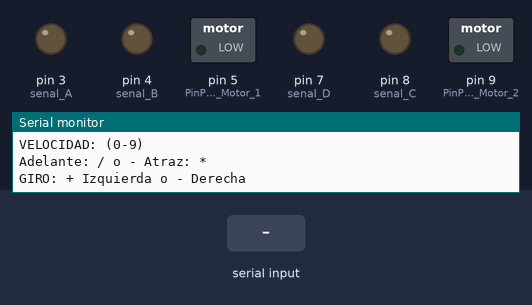
A sketch run on a simulated Arduino Uno, built with avr-gcc and run on an emulated ATmega328P. Shown: switched loads named in the sketch (green lamp = pin HIGH), output pins drawn as LEDs (lit = HIGH), the last lines printed to the serial monitor. Inputs (shaded band) come from the test bench.

Above: at 6.2 s.
6.3 s: "+\n" received over Serial
At 7.0 s:
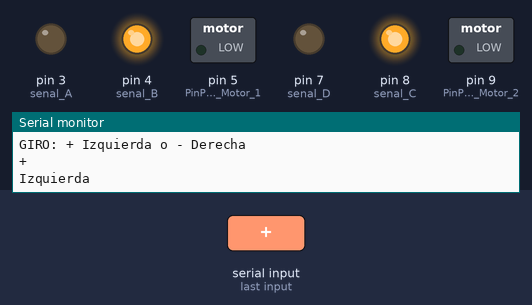
7.8 s: byte 47 ('/') received over Serial
At 8.1 s:
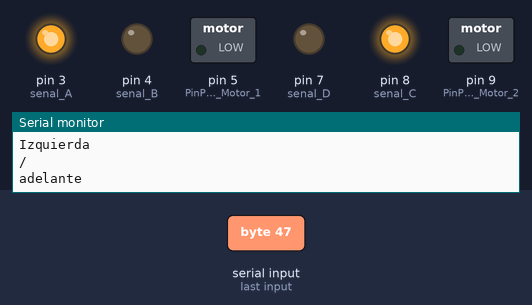
9.3 s: byte 42 ('*') received over Serial
At 10.5 s:
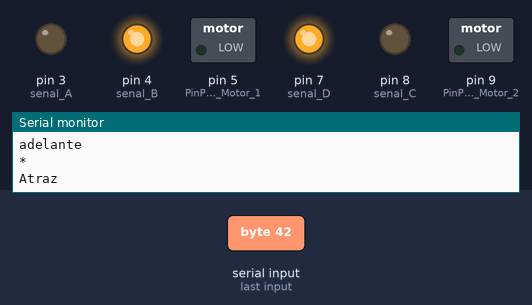
10.8 s: "1\n" received over Serial
At 11.6 s:
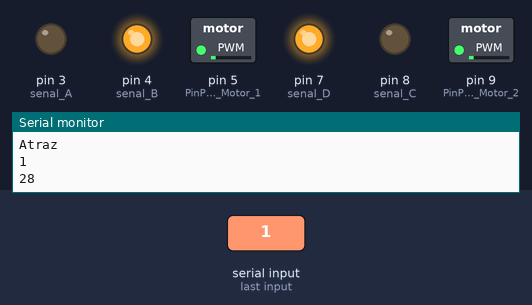
12.3 s: byte 45 ('-') received over Serial
At 12.7 s:
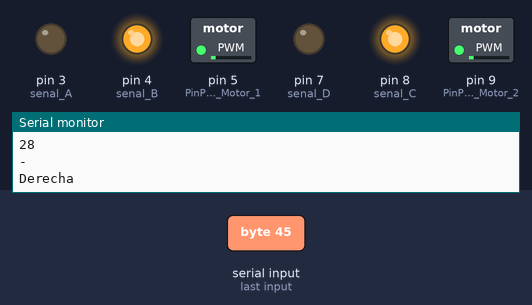
13.8 s: "/\n" received over Serial
At 15.1 s:
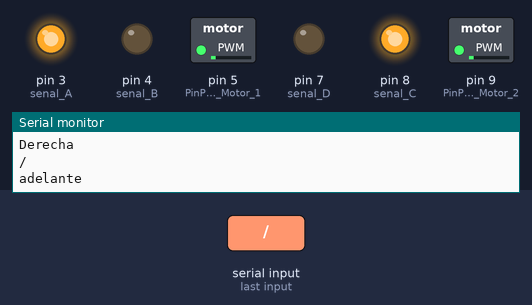
Timing chart, 0 to 16.3 s (numbered marks = the images above; inputs shaded):
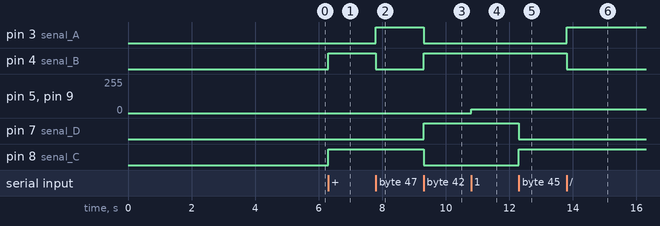

The sketch:

Motores_DC_02_L293D.ino
```cpp
/*                                     +  -                                         +  -
                                       *  *    *  *  *  *  *       *  *  *  *  *    *  *
                                       *  *    *  *  *  *  *       *  *  +-----+    *  *
                                       *  * +----[PWR]-------------------| USB |--+ *  *
                                       *  * |                            +-----+  | *  *
                                       *  * |         GND/RST2  [ ][ ]            | *  *
                                       *  * |       MOSI2/SCK2  [ ][ ]  A5/SCL[ ] | *  *
                                       *  * |          5V/MISO2 [ ][ ]  A4/SDA[ ] | *  *
                                       *  * |                             AREF[ ] | *  *
                                       *  * |                              GND[ ] | *  *
                                       *  * | [ ]N/C                    SCK/13[ ] | *  *
                                       *  * | [ ]IOREF                 MISO/12[ ] | *  *
                                       *  * | [ ]RST                   MOSI/11[ ] | *  *
                                       *  * | [ ]3V3    +---+               10[ ] | *  *
                                       0------[0]5v    -| A |-               9[0]~-------------------------------------\
                                       *  * | [ ]GND   -| R |-               8[0]-------------------------------------\ |
                                       *  0---[0]GND   -| D |-                    | *  *                               ||
                                       *  * | [ ]Vin   -| U |-               7[0]~------------------------------------\||
                                       *  * |          -| I |-               6[ ] | *  *                              |||
                                       *  * | [ ]A0    -| N |-               5[0]~----------------------------------\ |||
                                       *  * | [ ]A1    -| O |-               4[0]----------------------------------\ ||||
                                       *  * | [ ]A2     +---+           INT1/3[0]---------------------------------\ |||||
                                       *  * | [ ]A3                     INT0/2[ ] | *  *                           ||||||
                                       *  * | [ ]A4/SDA   RST SCK MISO    TX>1[ ] | *  *                           ||||||
                                       *  * | [ ]A5/SCL   [ ] [ ] [ ]     RX<0[ ] | *  *                           ||||||
                                       *  * |             [ ] [ ] [ ]             | *  *                           ||||||
                                       *  * |  UNO_R3     GND MOSI 5V ____________/ *  *                           ||||||
                                       *  * \________________________/              *  *                           ||||||
                                                                                                                   ||||||
                                       *  *    *  *  *  *  *       *  *  *  *  *    *  *                           ||||||
                                                                                                                   ||||||
                                       *  *    *  *  *  *  *       *  *  *  *  *    *  *                           ||||||
                                                                                                                   ||||||
        /----------------------------------------------------------------------------------------------------------///|||
       //----------------------------------------------------------------------------------------------------------// |||
      ///----------------------------------------------------------------------------------------------------------/  |||
     ///                                                                                                              |||
    ///                                *  *    *  *  *  *  *       *  *  *  *  *    *  *                              |||
   ///                                                                                                                |||
  |||                                  *  *    *  *  *  *  *       *  *  *  *  *    *  *                              |||
  |||                                                                                                                 |||
  |||     Entrada In1-2(PWM)           *  *    *  *  *  *  *       *  *  *  *  *    *  *                              |||
  ||  \------------------------------------------\          +--V--+                                                   |||
  ||      velocidad de motor I         *  *    *  0  *  *  o|01 16|o  *  *  *  0----0  *                              |||
  ||      PinPWM = 5                                        |     |            Entrada VCC L293D 5v PIN               |||
  | \------------------------------------------0  *  *  *  o|02 15|o  *  *  *  0-------------------------------------/ ||
  |   Señal B sentido Motor I =>Ardu PIN 4                  |     |             Señal D sentido  Motor II=>Ardu PIN 7  ||
  |                   +- +---------------------0  *  *  *  o|03 14|o  *  *  *  0---------------------+-+               ||
  |                  /   |                                  |     |                                  |  \              ||
  |       Salida  1-+    |             *  0----0  *  *  *  o|04 13|o  *  0-------------0             |   +- Salida  1  ||
  |       Motor I       === Cap           GND               |     |                    GND      Cap ===      Motor II  ||
  |       Salida  2-+    |             *  0----0  *  *  *  o|05 12|o  *  0-------------0             |   +- Salida  2  ||
  |                  \   |                                  |     |                                  |   /             ||
  |                   +--+---------------------0  *  *  *  o|03 14|o  *  *  *  0---------------------+-+               ||
  |                                                         |     |                                                    ||
  \--------------------------------------------0  *  *  *  o|07 10|o  *  *  *  0--------------------------------------/ |
      Señal A sentido Motor I =>Ardu PIN 3                  |     |             Señal C sentido Motor II=>Ardu PIN 8    |
                                       *  *    *  0  *  *  o|08 09|o  *  *  0  *    *  *                                |
          Entrada VCC alimenta    /--------------/          +-----+          \-----------------------------------------/
          motores (4,5 a 36V)    /                                                                    \ Entrada In3-4(PWM) Recordar q Arduino puede solo 40 ma x puerto
          FEM-------------------/      *  *    *  *  *  *  *       *  *  *  *  *    *  *               \ velocidad de motor II
                                                                                                        \ PinPWM_Motor_2 = =>Ardu PIN 9
                                       *  *    *  *  *  *  *       *  *  *  *  *    *  *

                                       *  0    *  *  *  *  *       *  *  *  *  *    *  0
                         pin GND---------/ \------------------------------------------/ - GND
                                       *  *    *  *  *  *  *       *  *  *  *  *    *  *

                                       0  *    *  *  *  *  *       *  *  *  *  *    0  *
                         pin 5v-------/ \------------------------------------------/+ 5v


Control de velocidad y direccion de Motor CC

El motor de corriente continua (DC) es un dispositivo sencillo con dos cables conectados a los cepillos (contactos) que controlan el campo magnético de las bobinas que impulsa un núcleo metálico (inducido).
La dirección de rotación puede ser invertida por la inversión de la polaridad de la tensión en los contactos.
Los motores de corriente continua están disponibles en diferentes tamaños, pero aún el más pequeño (por ejemplo, motores de vibración usado en los teléfonos celulares) para el trabajo con Arduino se requiere un transistor o de otro tipo de control externo para proporcionar la corriente adecuada.
El integrado L293D incluye cuatro circuitos para manejar cargas de potencia media, en especial pequeños motores y cargas inductivas, con la capacidad de controlar corriente hasta 600 mA en cada circuito y una tensión entre 4,5 V a 36 V.
El integrado permite formar, entonces, dos puentes H completos, con los que se puede realizar el manejo de dos motores. En este caso el manejo será bidireccional, con frenado rápido y con posibilidad de implementar fácilmente el control de velocidad.

*	Basicamente es un doble puente en H que funciona utilizando transistores para conmutar
*	Se pueden controlar hasta 2 motores DC.
*	Proporciona 1A a los motores (en total)
*	permite cambiar el sentido de giro.
Un punto a tomar en cuenta es el PWM (pulse-width modulation) es una técnica en la que se modifica el ciclo de trabajo de una señal periódica (unasenoidal o una cuadrada),
*  para controlar la cantidad de energía que se envía a una carga, la mayoría de los controladores sólo atacan el ajuste de velocidad y no consideran el torque el cual puede permitir el acelerar/desacelerar
* a mayor precision. Normalmente entre mas grande y/o pesado sea un motor posee mayor torque. Una vez implementado y entendido la parte fisica podemos abordar la parte logica o software.


 '0' a '9' para la velocidad tomando a '0' apagado, '9' maxima velocidad
 '+' y '–' para asignar la direccion

*/

const int PinPWM_Motor_1 = 5;     									// PWM se conecta al pin 1 del puente-H
const int senal_A = 3;									      	  	// Entrada 2 del puente-H
const int senal_B = 4;      									  	// Entrada 7 del puente-H
const int PinPWM_Motor_2 = 9;			      						// PWM se conecta al pin 9 del puente-H
const int senal_C = 8;			      							  	// Entrada 10 del puente-H
const int senal_D = 7;										        // Entrada 15 del puente-H
int velocidad = 255;
void setup() 												              //Inicializa y prepara los valores
{
	Serial.begin(9600); 				      					    //Abre el puerto serie a 9600 bps
	pinMode(senal_A, OUTPUT);        								//Configura senal_A como salida
	pinMode(senal_B, OUTPUT); 			      					//Configura senal_B como salida
	pinMode(senal_C, OUTPUT); 						      		//Configura senal_A como salida
	pinMode(senal_D, OUTPUT); 						      		//Configura senal_B como salida
	pinMode(PinPWM_Motor_1, OUTPUT);                       //Configura senal_A como salida
	pinMode(PinPWM_Motor_2, OUTPUT);                       //Configura senal_B como salida
	Serial.println (velocidad);

	Serial.println("VELOCIDAD: (0-9) ");            //Instrucciones en la consola puerto serie
	Serial.println("Adelante: / o - Atraz: *");    // de 0 a 9 y - o +
	Serial.println("GIRO: + Izquierda o - Derecha");    // de 0 a 9 y - o +
	delay(5000);
}

void loop()
{

if ( Serial.available()) 									        //Verifico si el puerto serie esta disponible?
  {
  char dato = Serial.read();                  //Ingreso dato en la variable tipo char desde puerto serial
  Serial.println(dato);
    if(dato == '\n' )
    {
     ;
    }
    else if(dato >= '0' && dato <= '9') 								      //Si ch es un numero?
  		{
  			velocidad = map(dato, '0', '9', 0, 255); 	//Re-mapea un numero desde un rango a otro '0′ a 0 '9' a 255
  			analogWrite(PinPWM_Motor_1, velocidad); 		//Escribe el valor analogico PWM PinPWM_Motor_I - 5
  			analogWrite(PinPWM_Motor_2, velocidad); 		//Escribe el valor analogico PWM PinPWM_Motor_II - 9
  			Serial.println(velocidad);
  		}
  	else if (dato == '+') 						          			//Si el caracter es '+'
  		{
  			Serial.println("Izquierda");
  			digitalWrite(senal_A,LOW); 						      //Escribe el valor senal_A LOW
  			digitalWrite(senal_B,HIGH); 					      //Escribe el valor senal_B HIGH------------->> motor avanza sentido Horario-------Giro hacia
  //			--------------------------------------------                                                                                      la
  			digitalWrite(senal_C,HIGH);       					//Escribe el valor senal_A HIGH------------->> motor avanza sentido AntiHorario---Izquierda
  			digitalWrite(senal_D,LOW); 				      		//Escribe el valor senal_B LOW
  		}
  	else if (dato == '-')     									    	//Si el caracter es –
  		{
  			Serial.println("Derecha");
  			digitalWrite(senal_A,LOW);       						//Escribe el valor senal_A HIGH
  			digitalWrite(senal_B,HIGH); 		      			//Escribe el valor senal_B LOW-------------->> motor avanza sentido AntiHorario--Giro hacia
  //			--------------------------------------------                                                                                     la
  			digitalWrite(senal_C,HIGH); 					      //Escribe el valor senal_A LOW-------------->> motor avanza sentido Horario------Derecha
  			digitalWrite(senal_D,LOW); 			      			//Escribe el valor senal_B HIGH
  		}
    else if (dato == '/')                             //Si el caracter es '+'
      {
        Serial.println("adelante");
        digitalWrite(senal_A,HIGH);                  //Escribe el valor senal_A HIGH
        digitalWrite(senal_B,LOW);                   //Escribe el valor senal_B LOW ------------->> motor avanza sentido Horario-------se mueve
  //      --------------------------------------------                                                                                 hacia
        digitalWrite(senal_C,HIGH);                  //Escribe el valor senal_A HIGH------------->> motor avanza sentido AntiHorario---adelante
        digitalWrite(senal_D,LOW);                   //Escribe el valor senal_B LOW
      }
    else if (dato == '*')                             //Si el caracter es –
      {
        Serial.println("Atraz");
        digitalWrite(senal_A,LOW);                   //Escribe el valor senal_A LOW
        digitalWrite(senal_B,HIGH);                  //Escribe el valor senal_B HIGH-------------->> motor avanza sentido AntiHorario--se mueve
  //      --------------------------------------------                                                                                 hacia
        digitalWrite(senal_C,LOW);                   //Escribe el valor senal_A LOW--------------->> motor avanza sentido Horario------Atras
        digitalWrite(senal_D,HIGH);                  //Escribe el valor senal_B HIGH
      }

  	else										                  			//Cualquier otro caracter es omitido
  		{
        Serial.print("Error al ingresar dato. Acepta solo de 0 a 9,  +, -, / y* ");
  			Serial.println(dato);
  		}
  	}
  }
//}
```

Measured:
- after the input at 6.3 s, pin 4 (senal_B), pin 8 (senal_C): LOW → HIGH at once
- after the input at 7.8 s, pin 3 (senal_A): LOW → HIGH at once; pin 4 (senal_B): HIGH → LOW at once
- after the input at 9.3 s, pin 3 (senal_A), pin 8 (senal_C): HIGH → LOW at once; pin 4 (senal_B), pin 7 (senal_D): LOW → HIGH at once
- after the input at 10.8 s, pin 5 (PinPWM_Motor_1), pin 9 (PinPWM_Motor_2): 0/255 → 28/255 at once
- after the input at 12.3 s, pin 7 (senal_D): HIGH → LOW at once; pin 8 (senal_C): LOW → HIGH at once
- after the input at 13.8 s, pin 3 (senal_A): LOW → HIGH at once; pin 4 (senal_B): HIGH → LOW at once
